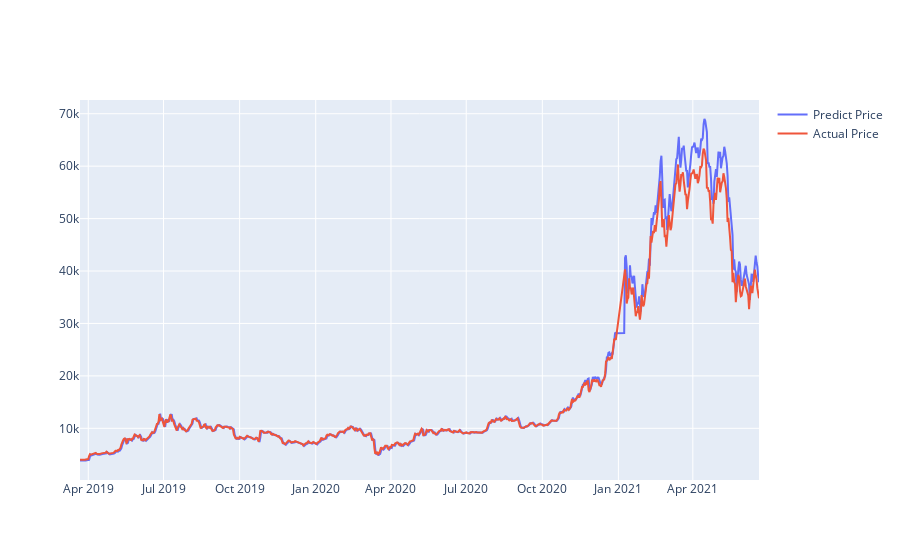

Notebook source saved alongside this figure:
### Markdown cell above
Plot predicted and actual line graph with X=dates, Y=USD

### Code cell
actual_chart = go.Scatter(x=predictDates, y=testY_reshape, name= 'Actual Price')
predict_chart = go.Scatter(x=predictDates, y=yhat_reshape, name= 'Predict Price')
py.iplot([predict_chart, actual_chart])

### Figure 1 — Plotly figure (JSON) as saved in the notebook; plotly's stock layout.template omitted (floating-point values rounded to 4 significant figures; data arrays with more than 128 entries replaced by an {"elided": "..."} marker saying what was removed)
{"data": [{"name": "Predict Price", "type": "scatter", "x": {"elided": "813 str values"}, "y": {"elided": "813 float values"}}, {"name": "Actual Price", "type": "scatter", "x": {"elided": "813 str values"}, "y": {"elided": "813 float values"}}], "layout": {"autosize": true, "xaxis": {"autorange": true, "range": ["2019-03-22", "2021-06-20"], "type": "date"}, "yaxis": {"autorange": true, "range": [139.7, 72620.0], "type": "linear"}}}
